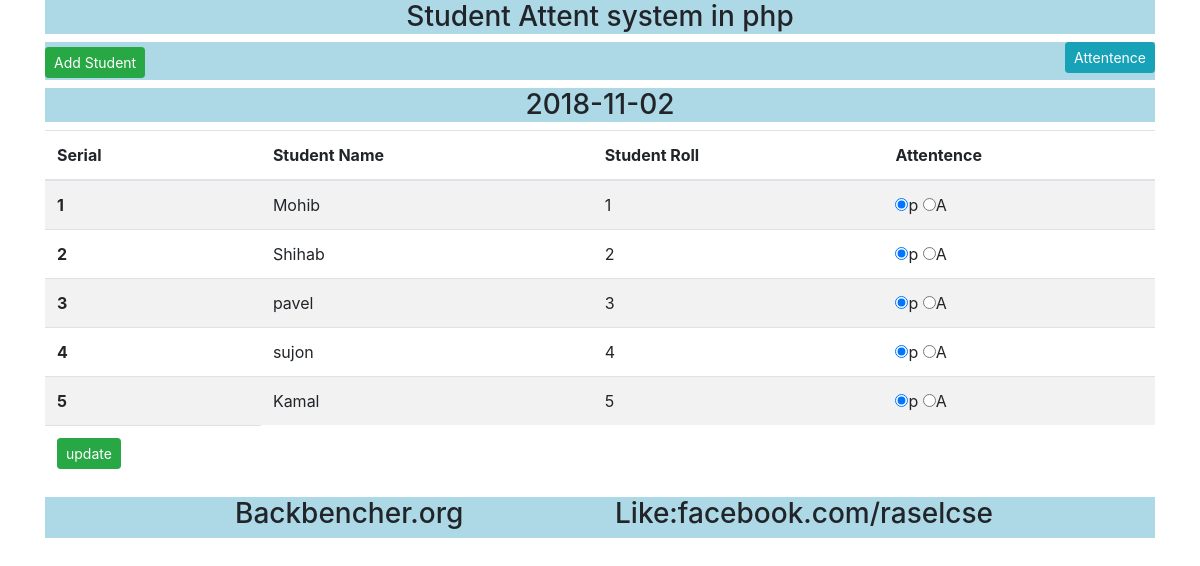
Page /viewdetails.php?dt=2018-11-02 on the committed database.
### tables this page shows
CREATE TABLE `db_student` (
  `id` int(11) NOT NULL,
  `studentName` varchar(255) NOT NULL,
  `studentRoll` int(11) NOT NULL
);

CREATE TABLE `db_attend` (
  `id` int(11) NOT NULL,
  `roll` int(11) NOT NULL,
  `attend` varchar(255) NOT NULL,
  `attend_time` date NOT NULL
);

### lib/database.php (called while the page is built, shortened)
<?php
Class Database{
 public $host   = DB_HOST;
 public $user   = DB_USER;
 public $pass   = DB_PASS;
 public $dbname = DB_NAME;
 public $link;
private function connectDB(){
 $this->link = new mysqli($this->host, $this->user, $this->pass,
  $this->dbname);
 }
public function select($query){
  $result = $this->link->query($query) or
   die($this->link->error.__LINE__);
  if($result->num_rows > 0){
    return $result;
  } else {
    return false;
  }
 }
}

### lib/student.php (called while the page is built, shortened)
<?php  $filepath = realpath(dirname(__FILE__));
    include_once ($filepath.'/database.php');?>
<?php
class Student
{
	private $db;
	function __construct()
	{
		$this->db = new Database();
	}
	public function get_single_date($dt)
	{
		$query="SELECT db_student.studentName,db_attend.*
		        FROM db_student
		        INNER JOIN db_attend
		        ON db_student.studentRoll = db_attend.roll
		        WHERE attend_time='$dt'";
		 $result = $this->db->select($query);
		 return $result;
	}
}
?>

### viewdetails.php (the view, shortened to what this page needs)
<?php include 'inc/header.php';?>
<?php include 'lib/student.php';?>
<?php
$stu = new Student();
$dt = $_GET['dt'];
?>
<div class="panel panel-default">
	<div class="panel-heading" style="background-color:lightblue">
		<h2>
			<a class="btn btn-success btn-sm" href="add.php">Add Student </a>
			<a class="btn btn-info float-right btn-sm" href="index.php">Attentence</a>
		</h2>
	</div>
	<div class="panel-body">
		<div class="well" style="background-color:lightblue">
			<h3 class="text-center">
			<?php echo $dt ;?>
			</h3>
		</div>
		<form action="" method="POST">
			<table class="table table-striped">
			  <thead>
			    <tr>
			      <th scope="col">Serial</th>
			      <th scope="col">Student Name</th>
			      <th scope="col">Student Roll</th>
			      <th scope="col">Attentence</th>
			    </tr>
			  </thead>
			  <tbody>
			  	<?php
			  	$result = $stu->get_single_date($dt);
			  	if($result){
			  		$i=0;
			  		while($value = $result->fetch_assoc()){
			  			$i++;
			  	?>
			    <tr>
			      <th scope="row"><?php echo $i;?></th>
			      <td><?php echo $value['studentName'];?></td>
			      <td><?php echo $value['roll'];?></td>
			      <td>
			      	<input type="radio" name="attend[<?php echo $value['roll'];?>]" value="present" <?php if($value['attend']=="present"){echo "checked";}?> >p
			      	<input type="radio" name="attend[<?php echo $value['roll'];?>]" value="absent" <?php if($value['attend']=="absent"){echo "checked";}?> >A
			      </td>
			    </tr>
			    <?php } }?>
			    <tr>
			    	<td><input class="btn btn-success btn-sm" type="submit" name="submit" value="update"></td>
			    </tr>
			  </tbody>
			</table>
		</form>
	</div>
</div>
<?php include 'inc/footer.php';?>

### inc/header.php (shortened to what this page needs)
<!DOCTYPE html>
<html>
<head>
	<link rel="stylesheet" href="inc/bootstrap.min.css" media="screen" title="no title"/>
</head>
<body>
	<div class="container">
		<div class="page-header" style="background-color:lightblue">
			<h3 class="text-center">Student Attent system in php</h3>
		</div>

### inc/footer.php
 <div class="well" style="background-color:lightblue">
 	<div class="row">
 	<div class="col-md-2"></div>
 	<div class="col-md-4"><h3>Backbencher.org</h3></div>
 	<div class="col-md-5"><h3>Like:facebook.com/raselcse</h3></div>
  </div>
</div>
</div>
</body>
</html>

### rows in the picture
db_student: studentName "Mohib", db_attend.roll "1"
db_attend: attend "☑"
db_student: studentName "Shihab", db_attend.roll "2"
db_attend: attend "☑"
db_student: studentName "pavel", db_attend.roll "3"
db_attend: attend "☑"
db_student: studentName "sujon", db_attend.roll "4"
db_attend: attend "☑"
db_student: studentName "Kamal", db_attend.roll "5"
db_attend: attend "☑"

### other values in the picture
$dt "2018-11-02"
